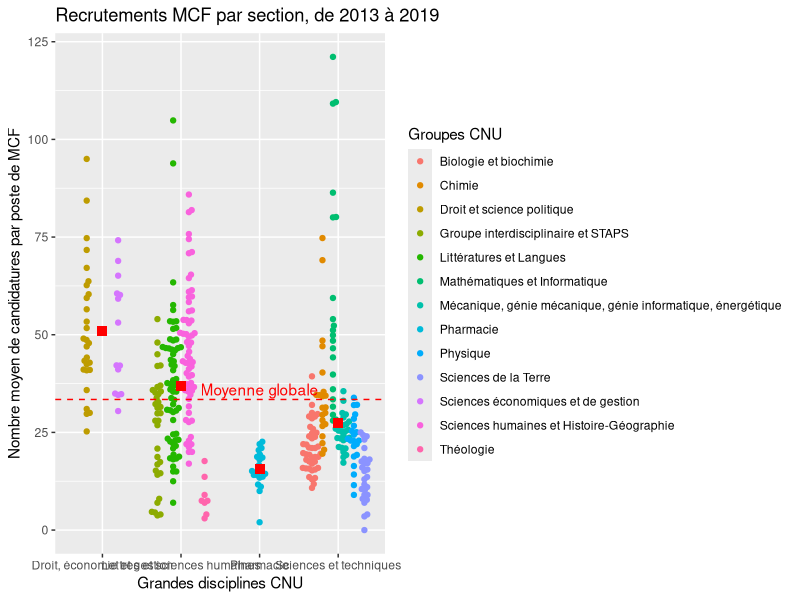
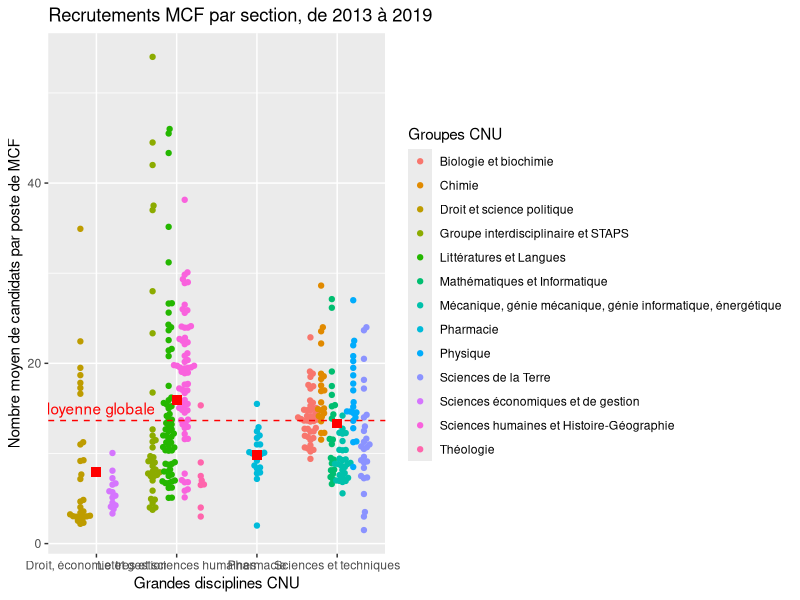
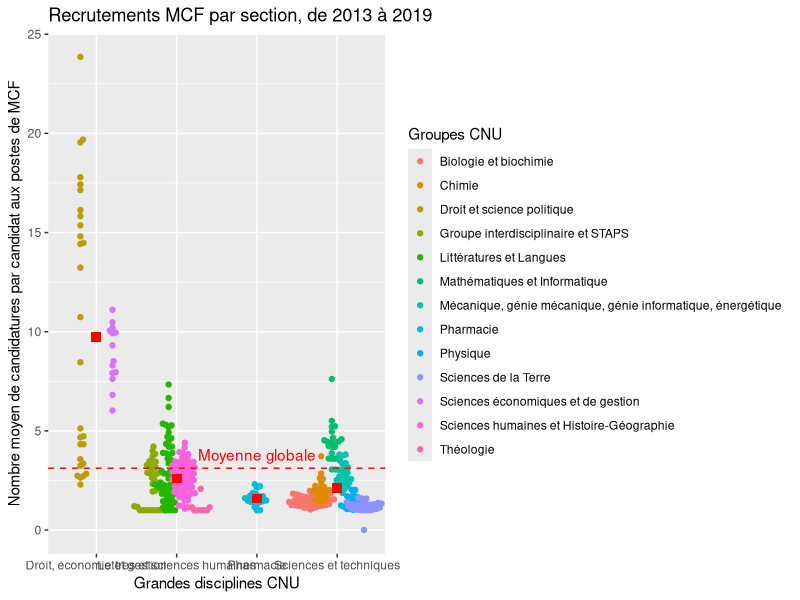

Write the R code that produced these figures, in order.
## ---- chunk 1
knitr::opts_chunk$set(echo = TRUE)
## ---- chunk 2
library(ggplot2)
library(ggbeeswarm)
library("gridExtra")
data_CNU = read.table("DB_CNU_QualificationRecrutements_20201123.csv", h=T, sep=";")
tapply(data_CNU$Candidatures.MCF/data_CNU$PostesPublies.MCF, data_CNU$TypeRecrutement, mean, na.rm=T)
plot_CandidaturesParPosteMCF = ggplot(data_CNU, aes(x = GrandeDisciplineCNU, y = Candidatures.MCF/PostesPublies.MCF, color=GroupeCNU)) + 
  geom_beeswarm(cex = 1, dodge.width = 0.8) + 
  geom_hline(yintercept=33.4269, linetype="dashed", color = "red") + 
  stat_summary(fun=mean, geom="point", shape=15, size=3, color="red") + 
  labs(title="Recrutements MCF par section, de 2013 à 2019", x ="Grandes disciplines CNU", y = "Nombre moyen de candidatures par poste de MCF") +
  labs(color = "Groupes CNU") + 
  annotate(geom="text", x=3, y=36, label="Moyenne globale", color="red")
## ---- chunk 3
plot_CandidaturesParPosteMCF
## ---- chunk 4
tapply(data_CNU$Candidats.MCF/data_CNU$PostesPublies.MCF, data_CNU$TypeRecrutement, mean, na.rm=T)
plot_CandidatsParPosteMCF = ggplot(data_CNU, aes(x = GrandeDisciplineCNU, y = Candidats.MCF/PostesPublies.MCF, color=GroupeCNU)) + 
  geom_beeswarm(cex = 1, dodge.width = 0.8) + 
  geom_hline(yintercept=13.65133, linetype="dashed", color = "red") + 
  stat_summary(fun=mean, geom="point", shape=15, size=3, color="red") + 
  labs(title="Recrutements MCF par section, de 2013 à 2019", x ="Grandes disciplines CNU", y = "Nombre moyen de candidats par poste de MCF") +
  labs(color = "Groupes CNU") + 
  annotate(geom="text", x=1, y=15, label="Moyenne globale", color="red")
## ---- chunk 5
plot_CandidatsParPosteMCF
## ---- chunk 6
tapply(data_CNU$Candidatures.MCF/data_CNU$Candidats.MCF, data_CNU$TypeRecrutement, mean, na.rm=T)
plot_CandidaturesParCandidatMCF = ggplot(data_CNU, aes(x = GrandeDisciplineCNU, y = Candidatures.MCF/Candidats.MCF, color=GroupeCNU)) + 
  geom_beeswarm(cex = 1, dodge.width = 0.8) + 
  geom_hline(yintercept=3.118721, linetype="dashed", color = "red") + 
  stat_summary(fun=mean, geom="point", shape=15, size=3, color="red") + 
  labs(title="Recrutements MCF par section, de 2013 à 2019", x ="Grandes disciplines CNU", y = "Nombre moyen de candidatures par candidat aux postes de MCF") +
  labs(color = "Groupes CNU") + 
  annotate(geom="text", x=3, y=3.8, label="Moyenne globale", color="red")
## ---- chunk 7
plot_CandidaturesParCandidatMCF
